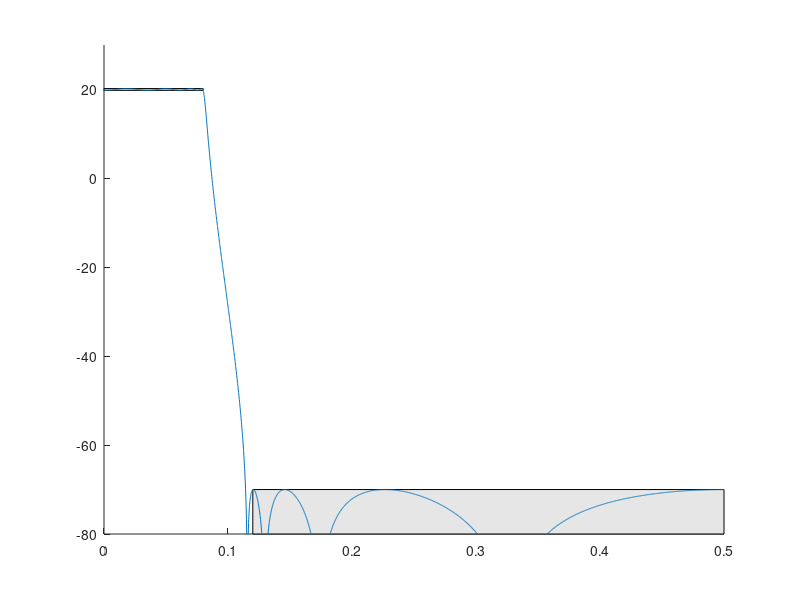

MATLAB code for this plot:
%% Lab 5 Task 2

%% Ellip Functions

% n - filter order
% rp - peak to peak passband ripple in dB
% rs - stopband attenuation in dB
% wp - passband edge frequency
% ftype options - 'low' 'bandpass' 'high' 'stop'(notch)
% gain - passband gain in dB

% [b,a] = ellip() returns coefficients in the form B(z)/A(z) where B(z) =
% b(1) + b(2)z^-1 + b(3)z^-2 + ... b(n+1)z^-n. A(z) follows the same format
% Using the [b,a] format can cause numerical problems due to rounding errors

% [z,p,k] = ellip() returns coefficients in the form
% (1-z(1)z^-1)(1-z(2)z^-1)...*(1-z(n)z^-1) for the numerator and does the
% same with the poles in the denominator.  The entire expression is then
% scaled by k.

n = 8;
rp = .4;
rs = 70;
wp = .08;
ftype = 'low';
gain = 20;
s1b = .12;   %stop band 1 beginning
s1e = .5;   %stop band 1 end
s2b = .3;   %stop band 2 begin (only used for bandpass)
s2e = .5;   %stop band 2 begin (only used for bandpass)

%generate f
N = 8 * 1024;
f = (0:N-1)/N;
f(N/2+1+1:end) = f(N/2+1+1:end)-1;
f(N/2+1) = NaN;

%calc filter
[b,a] = ellip(n, rp, rs+gain+rp/2, 2 .* [wp(1)-.0001], ftype);
b = b*10^((gain+rp/2)/20);

%draw boxes
figure(1); clf;
hold on;
patch([0 wp(1) wp(1) 0], [gain+rp/2 gain+rp/2 gain-rp/2 gain-rp/2], .9*[1 1 1]);    
patch([s1b s1e s1e s1b], [-rs -rs -rs-10 -rs-10], .9*[1 1 1]);
if (strcmp(ftype, 'bandpass') == 1)
    patch([s2b s2e s2e s2b], [-rs -rs -rs-10 -rs-10], .9*[1 1 1]);
end
%plot
H = 20*log10(abs(fft(b, N))) - 20*log10(abs(fft(a, N)));
plot(f, H);
axis([0 .5 -rs-10 gain+10]);

%[z,p,k] = ellip(n, rp, rs, wp, ftype);
%sos = zp2sos(z, p, gain*k);


%{
%% Chebyshev Type I and Type II

% n - filter order
% rp - peak to peak passband ripple in dB
% wp - passband edge frequency
% ftype options - 'low' 'bandpass' 'high' 'stop'(notch)
% gain - passband gain in dB

% [b,a] = cheby1(n,Rp,Wp,ftype) designs a lowpass, highpass, bandpass, or 
% bandstop Chebyshev Type I filter, depending on the value of ftype and the 
% number of elements of Wp. The resulting bandpass and bandstop designs are 
% of order 2n.

% [z,p,k] = cheby1(___) designs a lowpass, highpass, bandpass, or bandstop 
% digital Chebyshev Type I filter and returns its zeros, poles, and gain. 
% This syntax can include any of the input arguments in previous syntaxes.

n1 = 6;
rp1 = .2;
wp1 = [12000/48000 15000/48000];
ftype1 = 'bandpass';
gain2 = 10^(10.1/20);

[b1,a1] = cheby1(n1,rp1,wp1,ftype1);
%freqz(gain2*b1,a1);

% [b,a] = cheby2(n,Rs,Ws,ftype) designs a lowpass, highpass, bandpass, or 
% bandstop Chebyshev Type II filter, depending on the value of ftype and the 
% number of elements of Ws. The resulting bandpass and bandstop designs are 
% of order 2n.

% [z,p,k] = cheby2(___) designs a lowpass, highpass, bandpass, or bandstop 
% digital Chebyshev Type II filter and returns its zeros, poles, and gain. 
% This syntax can include any of the input arguments in previous syntaxes.

n2 = 10;
rp2 = 70.2;
wp2 = [12000/48000 15000/48000];
ftype2 = 'bandpass';

[b2,a2] = cheby2(n2,rp2,wp2,ftype2);
%freqz(gain2*b2,a2);
%[z2,p2,k2] = cheby2(n2,rp2,wp2,ftype2);
%sos2 = zp2sos(z2,p2,k2*gain2);
%fvtool(sos2);

%% Butterworth

% [b,a] = butter(n,Wn,ftype) designs a lowpass, highpass, bandpass, or 
% bandstop Butterworth filter, depending on the value of ftype and the 
% number of elements of Wn. The resulting bandpass and bandstop designs are 
% of order 2n.

% [z,p,k] = butter(___) designs a lowpass, highpass, bandpass, or bandstop 
% digital Butterworth filter and returns its zeros, poles, and gain. This 
% syntax can include any of the input arguments in previous syntaxes.

% n - filter order
% wp - passband edge frequency
% ftype options - 'low' 'bandpass' 'high' 'stop'(notch)
% gain - passband gain in dB


n3 = 10;
wp3 = [12000/48000 15000/48000];
ftype3 = 'bandpass';
gain3 = 10^(10/20);

%figure(8);
[b3,a3] = butter(n3, wp3, ftype3);
%freqz(gain3*b3, a3);

[z3,p3,k3] = butter(n3,wp3,ftype3);
sos3 = zp2sos(z3,p3,k3*gain3);

%figure(9);
gd1 = grpdelay(sos3,512);
%[h2,w2] = freqz(sos3, 512);

%plot(w2/pi , gd1);

%}